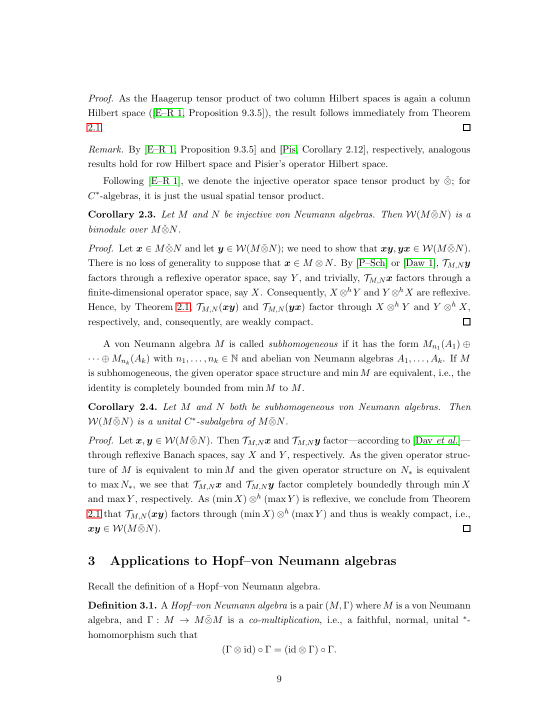
#> input picture packets/fa_banach_001_partial_1104.3812_1104.3812_wap_min_tensor_bimodule_no_injectivity/files/source_corollary_2_3_p9.png, 1105 x 1430 px, given in place of source_page-29.png, which was not available (shown at 1/2 size)
$ python crop_source_pages.py
#> lines starting #> are read from the running program, lines starting #| are printed output that depends on the picture; pictures that were not available may be replaced by others from this repository, and a replacement may not be noted
#!/usr/bin/env python3
"""Create readable full-text-width crops of the source target passages.

Run from the packet directory after rendering source PDF pages 29 and 31 at
180 dpi as tmp/source_page-29.png and tmp/source_page-31.png.
"""

from pathlib import Path

from PIL import Image


PACKET_DIR = Path(__file__).resolve().parent.parent


def crop(source_name: str, box: tuple[int, int, int, int], output_name: str) -> None:
#> called with source_name = 'source_page-29.png', box = (170, 110, 1320, 660)
    source_path = PACKET_DIR / "tmp" / source_name
    output_path = PACKET_DIR / "figures" / output_name
    with Image.open(source_path) as image:
#> image is the input picture: PIL image 1105x1430 RGB; mean R, G, B 246.5, 246.7, 246.4
        image.crop(box).save(output_path)
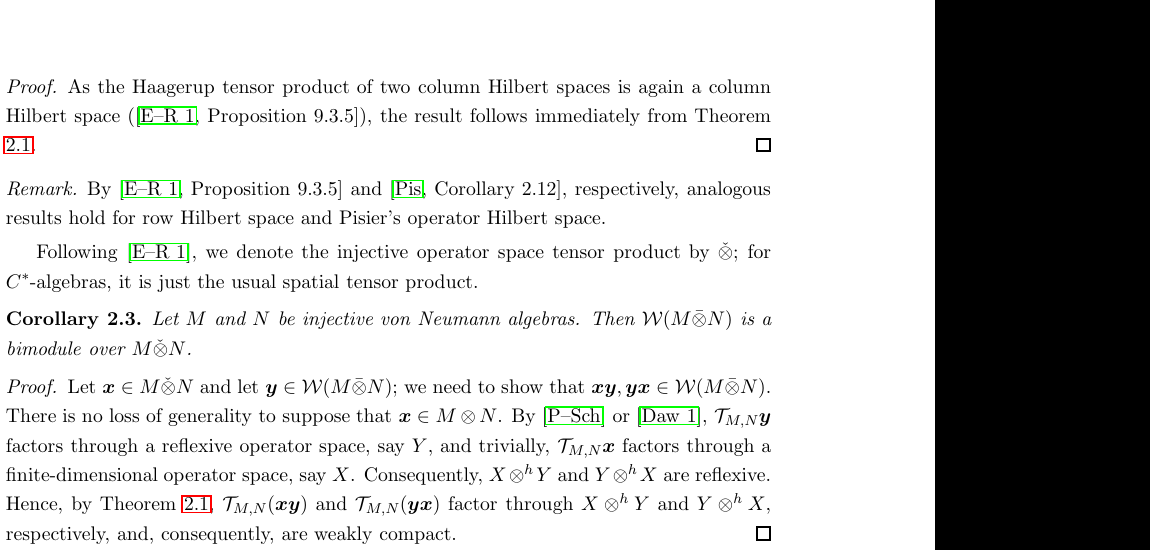
#> saved as theorem1_negative_moment_context_page29.png: PIL image 1150x550 RGB; mean R, G, B 197.8, 198.2, 197.7


def main() -> None:
    # The x-coordinates retain margins beyond the complete source text block.
    crop(
        "source_page-29.png",
        (170, 110, 1320, 660),
        "theorem1_negative_moment_context_page29.png",
    )
    crop(
        "source_page-31.png",
        (170, 0, 1320, 675),
        "open_problem_crop.png",
    )
#> call 2 of crop, with source_name = 'source_page-31.png', box = (170, 0, 1320, 675), output_name = 'open_problem_crop.png'
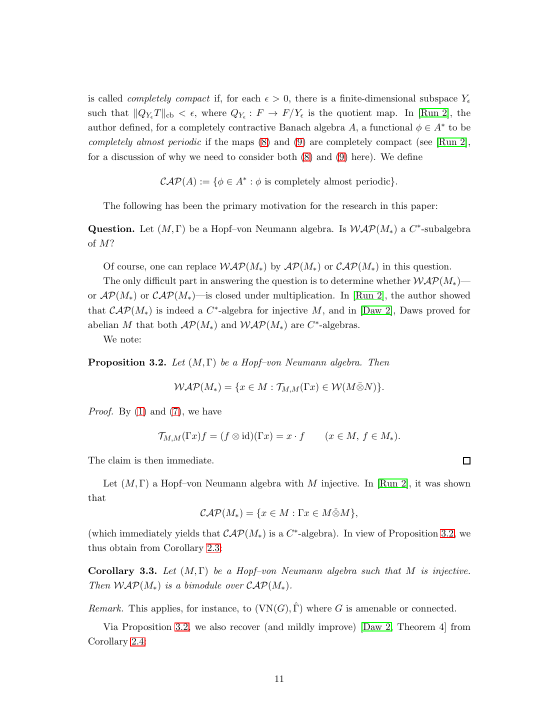
#> input picture packets/fa_banach_001_partial_1104.3812_1104.3812_wap_min_tensor_bimodule_no_injectivity/files/source_open_question_p11.png, 1105 x 1430 px, given in place of source_page-31.png, which was not available (shown at 1/2 size)
#> in crop, image is the input picture: PIL image 1105x1430 RGB; mean R, G, B 248.5, 248.6, 248.3
#> in crop (call 2), `image.crop(box).save(output_path)`:
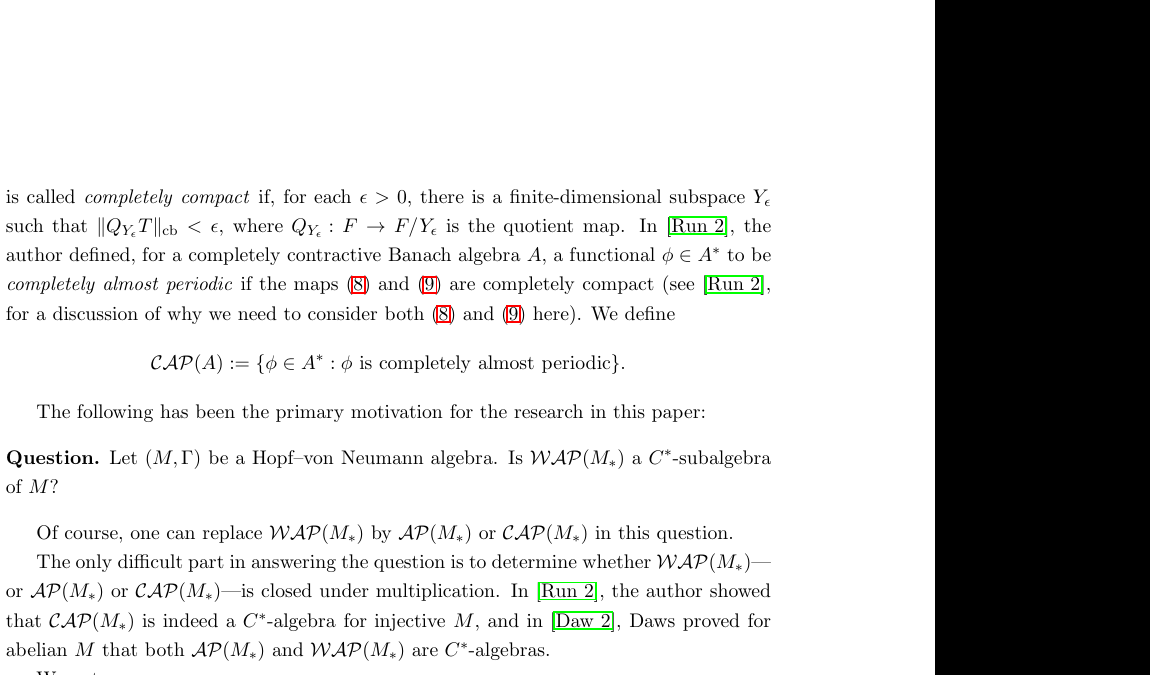
#> saved as open_problem_crop.png: PIL image 1150x675 RGB; mean R, G, B 199.8, 200, 199.6


if __name__ == "__main__":
    main()
